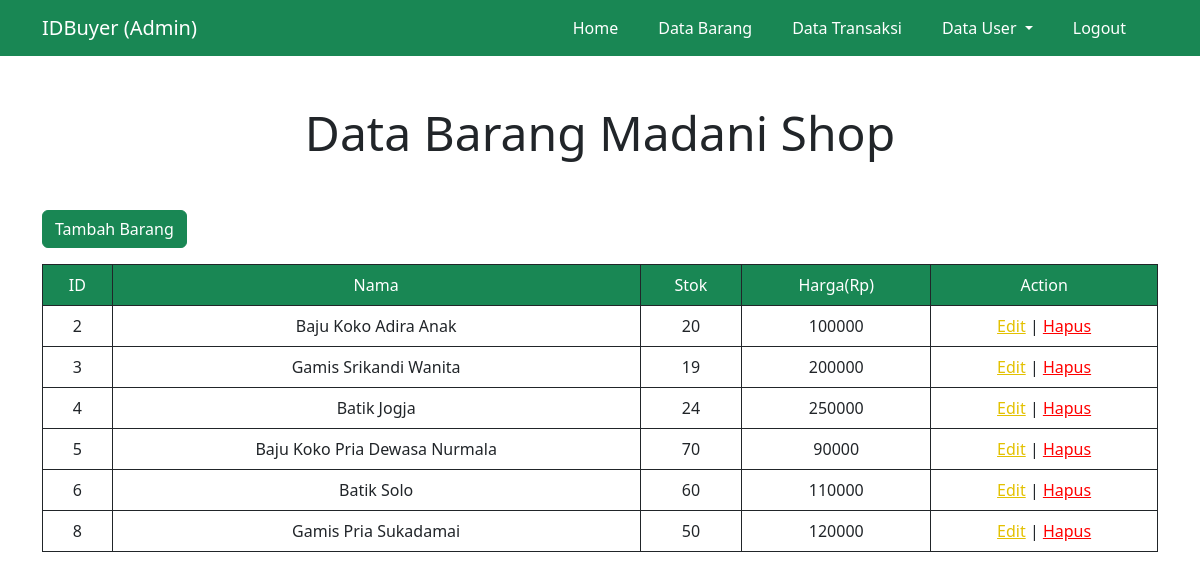
The page /data-barang.php (signed in) on the database its author committed.
### tables this page shows
CREATE TABLE `barang` (
  `idBarang` int(10) NOT NULL,
  `namaBarang` varchar(250) NOT NULL,
  `stokBarang` int(10) NOT NULL,
  `hargaBarang` int(10) NOT NULL
);

### functions.php (called while the page is built, shortened)
<?php
$conn = mysqli_connect("localhost", "root", "", "id_buyer");
function querySelect($query){
	global $conn;
	$result = mysqli_query($conn, $query);
	$rows = [];
	if (mysqli_num_rows($result) == 0) {
		return 0;
	}
	else {
		while($row = mysqli_fetch_assoc($result)){
			$rows[] = $row;
		}
		return $rows;
	}
}
?>

### data-barang.php (the view, shortened to what this page needs)
<?php
require 'functions.php';
$dataBarang = querySelect("SELECT * FROM barang");
$barangAda = false;
if ($dataBarang != 0) {
	$barangAda = true;
}
?>
<!DOCTYPE html>
<html>
<html lang="en">
<head>
	<link href="bootstrap\css\bootstrap.css" rel="stylesheet">
	<link rel="stylesheet" type="text/css" href="css\style.css">
</head>
<body>
	<section>
		<nav class="navbar navbar-expand-lg navbar-dark bg-success">
			<div class="container">
				<span class="navbar-brand">IDBuyer (Admin)</span>
				<div class="collapse navbar-collapse" id="navbarSupportedContent">
					<ul class="navbar-nav ms-auto mb-2 mb-lg-0">
						<li class="nav-item me-4">
							<a class="nav-link active" aria-current="page" href="data-barang.php">Home</a>
						</li>
						<li class="nav-item me-4">
							<a class="nav-link active" aria-current="page" href="data-barang.php">Data Barang</a>
						</li>
						<li class="nav-item me-4">
							<a class="nav-link active" aria-current="page" href="data-transaksi.php">Data Transaksi</a>
						</li>
						<li class="nav-item me-4 dropdown">
							<a class="nav-link active dropdown-toggle" href="#" id="navbarDropdown" role="button" data-bs-toggle="dropdown" aria-expanded="false">
								Data User
							</a>
						</li>
						<li class="nav-item me-4">
							<a class="nav-link active" aria-current="page" href="logout.php">Logout</a>
						</li>
					</ul>
				</div>
			</div>
		</nav>
	</section>
	<div class="jumbotron mt-5 mb-5 text-center">
		<h1 class="display-5">Data Barang Madani Shop</h1>
	</div>
	<div class="container">
		<div class="row">
			<div class="col">
				<form action="" method="">
					<a href="tambah-barang.php">
						<button type="button" class="btn btn-success">Tambah Barang</button>
					</a>
				</form>
			</div>
		</div>
	</div>
	<div class="container table-responsive mt-3">
		<?php if (!$barangAda) { ?>
			<p class="text-center">Tidak ada data barang di database!</p>
		<?php } else { ?>
			<table class="table text-center table-hover table-bordered border-dark">
				<thead class="bg-success" style="color: white;">
					<tr>
						<td scope="col">ID</td>
						<td scope="col">Nama</td>
						<td scope="col">Stok</td>
						<td scope="col">Harga(Rp)</td>
						<td scope="col">Action</td>
					</tr>
				</thead>
				<tbody>
					<?php foreach($dataBarang as $data) : ?>
						<?php $namaBarangEach = $data['namaBarang']; ?>
						<tr>
							<td scope="col"><?php echo $data['idBarang']; ?></td>
							<td scope="col"><?php echo $data['namaBarang']; ?></td>
							<td scope="col"><?php echo $data['stokBarang']; ?></td>
							<td scope="col"><?php echo $data['hargaBarang']; ?></td>
							<td scope="col">
								<a href="edit-barang.php?idBarang=<?php echo $data['idBarang']; ?>" class="style-action-edit">Edit</a> |
								<a href="hapus-barang.php?idBarang=<?php echo $data['idBarang']; ?>" class="style-action-hapus" onclick="return confirm('Apakah anda yakin ingin menghapus data <?php echo $namaBarangEach; ?>?')">Hapus</a>
							</td>
						</tr>
					<?php endforeach; ?>
				</tbody>
			</table>
		<?php } ?>
	</div>
</body>
</html>

### css/style.css (style rules this page uses)
.style-action-edit { color: #e3c100; }
.style-action-hapus { color: red; }

### rows shown on the page
barang: idBarang "2", namaBarang "Baju Koko Adira Anak", stokBarang "20", hargaBarang "100000"
barang: idBarang "3", namaBarang "Gamis Srikandi Wanita", stokBarang "19", hargaBarang "200000"
barang: idBarang "4", namaBarang "Batik Jogja", stokBarang "24", hargaBarang "250000"
barang: idBarang "5", namaBarang "Baju Koko Pria Dewasa Nurmala", stokBarang "70", hargaBarang "90000"
barang: idBarang "6", namaBarang "Batik Solo", stokBarang "60", hargaBarang "110000"
barang: idBarang "8", namaBarang "Gamis Pria Sukadamai", stokBarang "50", hargaBarang "120000"
